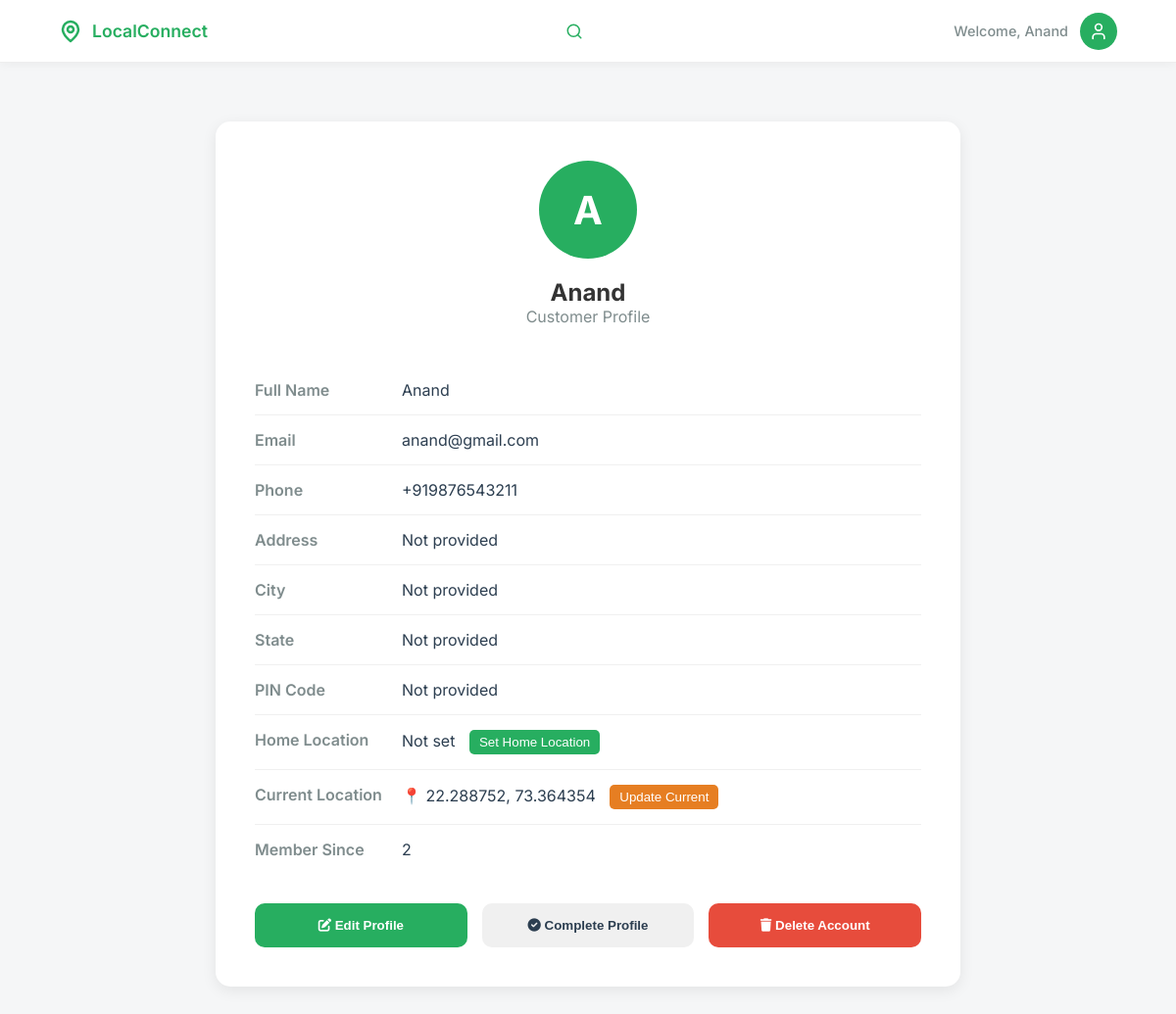
/customer/profile (signed in), run on an earlier commit of the app's database.
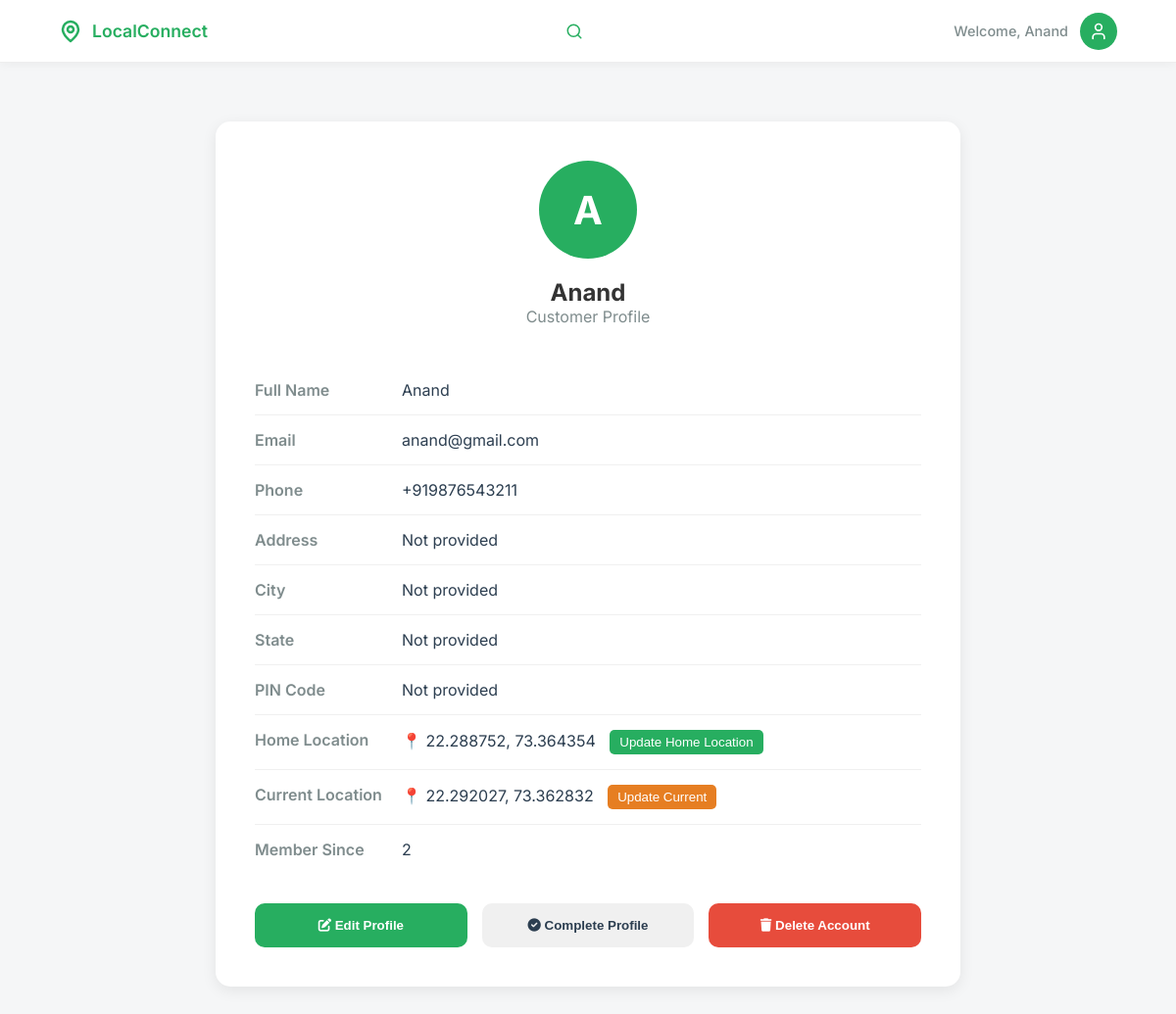
And on a later commit of the database.
### models/models.py (models this page shows, shortened)
class Customer(db.Model):
    id = db.Column(db.Integer, primary_key=True)
    full_name = db.Column(db.String(100), nullable=False)
    email = db.Column(db.String(120), unique=True, nullable=False)
    phone = db.Column(db.String(20), nullable=False)
    password_hash = db.Column(db.String(128), nullable=False)
    address = db.Column(db.String(500))
    city = db.Column(db.String(100))
    state = db.Column(db.String(100))
    pincode = db.Column(db.String(10))
    latitude = db.Column(db.Float)
    longitude = db.Column(db.Float)
    home_latitude = db.Column(db.Float)
    home_longitude = db.Column(db.Float)
    current_latitude = db.Column(db.Float)
    current_longitude = db.Column(db.Float)
    orders = db.relationship('Order', backref='customer', lazy=True)

### app.py (the view)
@app.route('/customer/profile')
@customer_required
def customer_profile():
    user_id = session.get('user_id')
    customer = Customer.query.get(user_id)
    return render_template('customer/profile.html', user_name=session.get('user_name'), customer=customer, user_id=user_id)

### app.py (called while the page is built)
@app.before_request
def make_session_permanent():
    session.permanent = True

@app.before_request
def check_session_validity():
    if (request.endpoint and
        (request.endpoint.startswith('static') or
         request.endpoint in ['sign_in', 'customer_signup', 'vendor_signup', 'home', 'signup_success', 'forgot_password', 'reset_password', 'contact'] or
         request.endpoint.startswith('api.') or
         request.endpoint.startswith('get_vendor'))):
        return
    if request.endpoint and request.endpoint.startswith('api.'):
        return

### templates/customer/profile.html (shortened to what this page needs)
<!DOCTYPE html>
<html lang="en">
<head>
    <link rel="stylesheet" href="/static/css/customer/base.css">
    <link rel="stylesheet" href="https://cdnjs.cloudflare.com/ajax/libs/font-awesome/6.0.0/css/all.min.css">
</head>
<body>
    <header class="navbar">
        <div class="nav-container">
            <div class="logo" onclick="window.location.href='/customer/dashboard'">
                <svg width="24" height="24" viewBox="0 0 24 24" fill="none" stroke="currentColor" stroke-width="2.5"
                    stroke-linecap="round" stroke-linejoin="round">
                    <path d="M20 10c0 6-8 12-8 12s-8-6-8-12a8 8 0 0 1 16 0Z"></path>
                    <circle cx="12" cy="10" r="3"></circle>
                </svg>
                <span>LocalConnect</span>
            </div>
            <div class="search-wrapper" id="searchWrapper">
                <svg class="search-icon" width="18" height="18" viewBox="0 0 24 24" fill="none" stroke="currentColor"
                    stroke-width="2" stroke-linecap="round" stroke-linejoin="round">
                    <circle cx="11" cy="11" r="8"></circle>
                    <line x1="21" y1="21" x2="16.65" y2="16.65"></line>
                </svg>
            </div>
            <div class="user-profile">
                <span class="welcome-text">Welcome, {{ user_name or 'Guest' }}</span>
                <div class="avatar" id="profileIcon">
                    <svg width="20" height="20" viewBox="0 0 24 24" fill="none" stroke="currentColor" stroke-width="2"
                        stroke-linecap="round" stroke-linejoin="round">
                        <path d="M19 21v-2a4 4 0 0 0-4-4H9a4 4 0 0 0-4 4v2"></path>
                        <circle cx="12" cy="7" r="4"></circle>
                    </svg>
                </div>
            </div>
        </div>
    </header>
    <main class="profile-container">
        <div class="profile-card">
            <div class="profile-header">
                <div class="profile-avatar" id="profileAvatar"></div>
                <h2>{{ customer.full_name if customer else 'User' }}</h2>
                <p style="color: #7f8c8d;">Customer Profile</p>
            </div>
            <div class="profile-info">
                <div class="info-row">
                    <div class="info-label">Full Name</div>
                    <div class="info-value">{{ customer.full_name if customer else 'Not provided' }}</div>
                </div>
                <div class="info-row">
                    <div class="info-label">Email</div>
                    <div class="info-value">{{ customer.email if customer else 'Not provided' }}</div>
                </div>
                <div class="info-row">
                    <div class="info-label">Phone</div>
                    <div class="info-value">{{ customer.phone if customer else 'Not provided' }}</div>
                </div>
                <div class="info-row">
                    <div class="info-label">Address</div>
                    <div class="info-value">{{ customer.address if customer and customer.address else 'Not provided' }}
                    </div>
                </div>
                <div class="info-row">
                    <div class="info-label">City</div>
                    <div class="info-value">{{ customer.city if customer and customer.city else 'Not provided' }}</div>
                </div>
                <div class="info-row">
                    <div class="info-label">State</div>
                    <div class="info-value">{{ customer.state if customer and customer.state else 'Not provided' }}
                    </div>
                </div>
                <div class="info-row">
                    <div class="info-label">PIN Code</div>
                    <div class="info-value">{{ customer.pincode if customer and customer.pincode else 'Not provided' }}
                    </div>
                </div>
                <div class="info-row">
                    <div class="info-label">Home Location</div>
                    <div class="info-value">
                        {% if customer and customer.home_latitude and customer.home_longitude %}
                        <span>📍 {{ "%.6f, %.6f"|format(customer.home_latitude, customer.home_longitude) }}</span>
                        {% else %}
                        <span>Not set</span>
                        {% endif %}
                        <button onclick="setHomeLocation()"
                            style="margin-left:10px;padding:5px 10px;background:#27ae60;color:white;border:none;border-radius:5px;cursor:pointer;">{{
                            'Update' if customer and customer.home_latitude else 'Set' }} Home Location</button>
                    </div>
                </div>
                <div class="info-row">
                    <div class="info-label">Current Location</div>
                    <div class="info-value">
                        {% if customer and customer.current_latitude and customer.current_longitude %}
                        <span>📍 {{ "%.6f, %.6f"|format(customer.current_latitude, customer.current_longitude) }}</span>
                        {% else %}
                        <span>Not set</span>
                        {% endif %}
                        <button onclick="updateCurrentLocation()"
                            style="margin-left:10px;padding:5px 10px;background:#e67e22;color:white;border:none;border-radius:5px;cursor:pointer;">Update
                            Current</button>
                    </div>
                </div>
                <div class="info-row">
                    <div class="info-label">Member Since</div>
                    <div class="info-value">{{ customer.id if customer else 'N/A' }}</div>
                </div>
            </div>
            <div class="profile-actions">
                <button class="btn-action btn-edit" onclick="toggleEditMode()">
                    <i class="fa-solid fa-edit"></i> Edit Profile
                </button>
                <button class="btn-action btn-complete" onclick="completeProfile()">
                    <i class="fa-solid fa-check-circle"></i> Complete Profile
                </button>
                <button class="btn-action" style="background: #e74c3c; color: white;" onclick="deleteAccount()">
                    <i class="fa-solid fa-trash"></i> Delete Account
                </button>
            </div>
        </div>
    </main>
</body>
</html>

### static/css/customer/base.css (style rules this page uses)
:root { --bg-color: #f5f6f7; --primary-green: #27ae60; --dark-green: #219150; --text-main: #333; --text-dark: #2c3e50; --text-gray: #7f8c8d; --text-light: #7f8c8d; --card-shadow: 0 4px 15px rgba(0, 0, 0, 0.04); --border-radius: 18px; --bg-light: #f5f7f8; --bg-gray: #f5f7f8; }
* { margin: 0; padding: 0; box-sizing: border-box; transition: all 0.3s cubic-bezier(0.25, 0.8, 0.25, 1); }
body { font-family: 'Inter', sans-serif; background-color: var(--bg-color); color: var(--text-main); overflow-x: hidden; }
.navbar { background: white; height: 64px; display: flex; align-items: center; padding: 0 5%; box-shadow: 0 1px 10px rgba(0, 0, 0, 0.05); position: sticky; top: 0; z-index: 1000; border-bottom: 1px solid #eee; }
.nav-container { width: 100%; max-width: 1200px; margin: 0 auto; display: flex; justify-content: space-between; align-items: center; gap: 15px; }
.logo { display: flex; align-items: center; gap: 10px; color: var(--primary-green); font-weight: 600; font-size: 1.1rem; cursor: pointer; }
.search-wrapper { position: relative; width: 400px; flex: 1; max-width: 450px; transition: all 0.3s ease; }
.search-wrapper.collapsed { width: 40px; max-width: 40px; }
.search-icon { position: absolute; right: 18px; top: 50%; transform: translateY(-50%); color: var(--primary-green); cursor: pointer; }
.user-profile { display: flex; align-items: center; gap: 12px; position: relative; }
.welcome-text { font-size: 0.9rem; color: var(--text-gray); font-weight: 500; }
.avatar { width: 38px; height: 38px; background: var(--primary-green); border-radius: 50%; display: flex; align-items: center; justify-content: center; color: white; font-weight: 600; cursor: pointer; transition: all 0.3s ease; }

### templates/customer/profile.html (style rules this page uses)
.profile-container { max-width: 800px; margin: 40px auto; padding: 20px; }
.profile-card { background: white; border-radius: 15px; padding: 40px; box-shadow: 0 4px 15px rgba(0, 0, 0, 0.08); }
.profile-header { text-align: center; margin-bottom: 40px; }
.profile-avatar { width: 100px; height: 100px; background: #27ae60; border-radius: 50%; display: flex; align-items: center; justify-content: center; margin: 0 auto 20px; color: white; font-size: 40px; font-weight: 700; }
.profile-info { margin: 30px 0; }
.info-row { display: flex; padding: 15px 0; border-bottom: 1px solid #f0f0f0; }
.info-row:last-child { border-bottom: none; }
.info-label { font-weight: 600; color: #7f8c8d; width: 150px; }
.info-value { color: #2c3e50; flex: 1; }
.profile-actions { display: flex; gap: 15px; margin-top: 30px; }
.btn-action { flex: 1; padding: 15px; border: none; border-radius: 10px; font-weight: 600; cursor: pointer; transition: all 0.3s ease; }
.btn-edit { background: #27ae60; color: white; }
.btn-complete { background: #f0f0f0; color: #2c3e50; }

What changed in the data, as far as the page shows it:
changed Customer "Anand": home_latitude+home_longitude (not shown) → "22.288752, 73.364354"; home_latitude "Set" → "Update"; current_latitude+current_longitude "22.288752, 73.364354" → "22.292027, 73.362832"
Also different on the page:
text no longer shown: "Not set"
